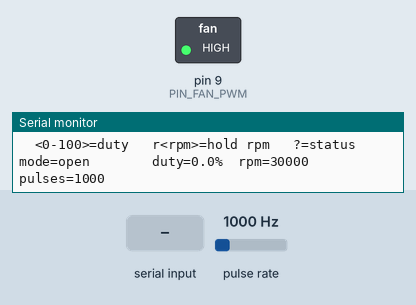
Simulated run of this sketch. Board: Arduino Nano, built with avr-gcc and run on an emulated ATmega328P. On the bench: switched loads named in the sketch (green lamp = pin HIGH), the last lines printed to the serial monitor. Wiring (inferred from the names in the program): pulse sensor: data pin 2. Inputs (shaded band) come from the test bench; at power-on: pulse rate 1000 Hz.

Above: at 1.2 s.
1.3 s: "90,45\n" received over Serial
At 1.6 s:
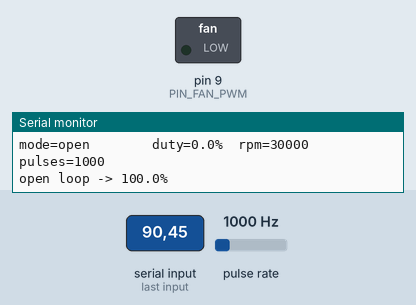
2.8 s: "5\n" received over Serial
At 4.0 s:
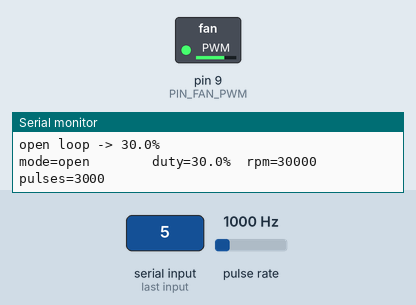
4.3 s: "0\n" received over Serial
At 5.1 s:
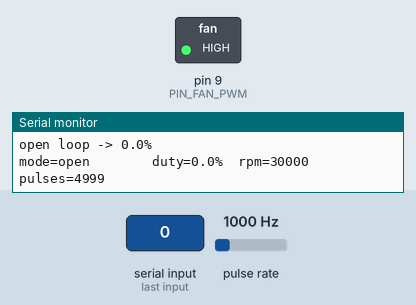
Timing chart, 0 to 7.3 s (numbered marks = the images above; inputs shaded):
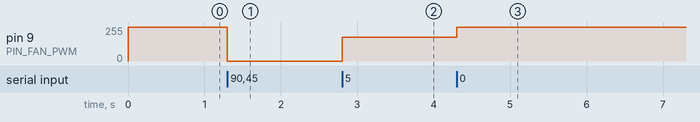

Measured:
- after the input at 1.3 s, pin 9 (PIN_FAN_PWM): 255/255 → 0/255 at once
- after the input at 2.8 s, pin 9 (PIN_FAN_PWM): 0/255 → 179/255 at once
- after the input at 4.3 s, pin 9 (PIN_FAN_PWM): 179/255 → 255/255 at once

The sketch:

FanPwmTach.ino
```cpp
/*
 * FanPwmTach - 4-wire PC fan control + tachometer for the classic Arduino Nano
 *
 *   D9   fan PWM out -> N-MOSFET module signal +   (Timer1 OC1A, 25.000 kHz)
 *   D2   tach in     <- PC817 module OUT           (INT0, falling edge)
 *   5V   -> PC817 VCC
 *   GND  -> PC817 GND, N-MOSFET signal -, PSU/fan GND
 *
 * Timer1 is reclaimed for the fan carrier, which costs analogWrite() on D10
 * and the Servo library. Timer0 (millis/micros) and Timer2 (tone, D3/D11)
 * are left alone.
 *
 * Serial @ 115200:
 *   <0-100>    set duty directly, open loop
 *   r<rpm>     hold that RPM, closed loop  (r0 returns to open loop)
 *   ?          print status now
 */

#include <Arduino.h>
#include <util/atomic.h>

/* ---- configuration ----------------------------------------------------- */

static const uint8_t PIN_FAN_PWM = 9;   /* OC1A */
static const uint8_t PIN_TACH    = 2;   /* INT0 */

/* fast PWM, TOP = ICR1, prescaler 1:  16 MHz / (1 * (639+1)) = 25.000 kHz */
static const uint16_t PWM_TOP = 639;

static const uint8_t PULSES_PER_REV = 2;

/*
 * The low-side MOSFET pulls the fan's internally pulled-up PWM line to GND,
 * so the gate drive is inverted: gate high = fan line low = fan commanded 0%.
 * Set false only if the fan PWM pin is ever driven push-pull instead.
 */
static const bool INVERT_DRIVE = true;

/*
 * Below ~30% the fan clamps to its own minimum: 20% and 30% both settle at
 * ~533 RPM, so lower duty buys no control authority. Anything in 1..MIN_DUTY-1
 * is lifted here. 0 is deliberately left alone and means off - holding the PWM
 * line at DC ground stops this fan completely.
 */
static const uint8_t MIN_DUTY = 30;

/*
 * The plant is nonlinear: measured gain runs ~75 RPM per % duty around 30-40%
 * but only ~23 RPM per % around 80-90%, so there is no single deadbeat value -
 * it ranges from 1/75 = 0.013 to 1/23 = 0.043. Kp is set below the whole range
 * so the loop cannot hunt in the high-gain region, which necessarily leaves it
 * conservative up top. rpm is also an average over the previous second, so the
 * proportional term always acts on a stale measurement, which is a second
 * reason to keep Kp small. The integral does the real work and is what pins
 * the steady-state error to ~0.
 *
 * Consequence to expect: low targets settle briskly, high targets crawl the
 * last few percent. Gain scheduling on duty would fix that if it matters.
 */
static const float CTRL_KP = 0.010f;    /* %duty per RPM            */
static const float CTRL_KI = 0.006f;    /* %duty per RPM per second */

static const uint16_t TACH_MIN_EDGE_US = 500;        /* opto glitch reject */
static const uint32_t TACH_TIMEOUT_US  = 1500000UL;  /* silence => 0 RPM */
static const uint16_t REPORT_MS        = 1000;

/* ---- tach state, shared ISR <-> loop ----------------------------------- */

static volatile uint32_t v_lastEdgeUs    = 0;
static volatile uint32_t v_intervalSumUs = 0;
static volatile uint16_t v_intervalCount = 0;
static volatile uint32_t v_totalPulses   = 0;
static volatile bool     v_haveFirstEdge = false;

static float    s_fanPercent   = 0.0f;  /* fractional: see applyFanPercent */
static uint32_t s_lastReportMs = 0;

static uint16_t s_targetRpm = 0;        /* 0 = open loop */
static float    s_integral  = 0.0f;

/* ---- tach -------------------------------------------------------------- */

static void tachIsr(void)
{
  uint32_t now = micros();
  uint32_t dt  = now - v_lastEdgeUs;

  if (v_haveFirstEdge) {
    if (dt < TACH_MIN_EDGE_US) return;   /* ringing: hold off, keep lastEdge */
    if (dt <= TACH_TIMEOUT_US) {         /* skip the gap after a stall */
      v_intervalSumUs += dt;
      v_intervalCount++;
    }
  }
  v_haveFirstEdge = true;
  v_lastEdgeUs    = now;
  v_totalPulses++;
}

static void tachBegin(void)
{
  pinMode(PIN_TACH, INPUT_PULLUP);     /* opto output may be open-collector */
  attachInterrupt(digitalPinToInterrupt(PIN_TACH), tachIsr, FALLING);
}

static uint32_t readRpm(void)
{
  uint32_t sum, last;
  uint16_t cnt;

  ATOMIC_BLOCK(ATOMIC_RESTORESTATE) {
    sum  = v_intervalSumUs;
    cnt  = v_intervalCount;
    last = v_lastEdgeUs;
    v_intervalSumUs = 0;
    v_intervalCount = 0;
  }

  if (cnt == 0) return 0;
  if ((uint32_t)(micros() - last) > TACH_TIMEOUT_US) return 0;

  uint32_t avgUs = sum / cnt;
  if (avgUs == 0) return 0;

  return 60000000UL / (avgUs * PULSES_PER_REV);
}

/* ---- fan PWM ----------------------------------------------------------- */

static void fanPwmBegin(void)
{
  pinMode(PIN_FAN_PWM, OUTPUT);
  digitalWrite(PIN_FAN_PWM, LOW);

  TCCR1A = 0;
  TCCR1B = 0;
  TCNT1  = 0;
  ICR1   = PWM_TOP;
  OCR1A  = 0;

  /* mode 14: fast PWM, TOP = ICR1; OC1A non-inverting; prescaler 1 */
  TCCR1A = _BV(WGM11);
  TCCR1B = _BV(WGM13) | _BV(WGM12) | _BV(CS10);
}

/* raw compare value for the Nano pin itself, 0..PWM_TOP+1, after inversion */
static void applyPinCount(uint16_t cnt)
{
  if (cnt == 0 || cnt > PWM_TOP) {
    TCCR1A &= ~_BV(COM1A1);           /* detach OC1A and hold the rail, so */
    digitalWrite(PIN_FAN_PWM, cnt ? HIGH : LOW);  /* 0% has no output spike */
    return;
  }
  /* 16-bit write: keep it out of reach of the tach ISR */
  ATOMIC_BLOCK(ATOMIC_RESTORESTATE) { OCR1A = cnt; }
  TCCR1A |= _BV(COM1A1);
}

/*
 * Raw setter, no stall clamp - the controller clamps for itself. Duty is kept
 * fractional and converted straight to timer counts: rounding to whole percent
 * would waste 639 of the 640 available steps down to 101, and at the measured
 * 23-75 RPM per percent that quantization alone would put a floor of roughly
 * +-12 to +-38 RPM under the closed loop.
 */
static void applyFanPercent(float pct)
{
  if (pct < 0.0f)   pct = 0.0f;
  if (pct > 100.0f) pct = 100.0f;
  s_fanPercent = pct;

  float pin = INVERT_DRIVE ? (100.0f - pct) : pct;
  applyPinCount((uint16_t)(pin * (float)(PWM_TOP + 1) / 100.0f + 0.5f));
}

/* ---- control ----------------------------------------------------------- */

static void setOpenLoop(float pct)
{
  s_targetRpm = 0;
  if (pct > 0.0f && pct < (float)MIN_DUTY) {
    Serial.print(F("note: "));
    Serial.print(pct, 1);
    Serial.print(F("% is in the stall band, lifting to "));
    Serial.print(MIN_DUTY);
    Serial.println(F("%"));
    pct = (float)MIN_DUTY;
  }
  applyFanPercent(pct);
  Serial.print(F("open loop -> "));
  Serial.print(s_fanPercent, 1);
  Serial.println(F("%"));
}

static void setTargetRpm(uint16_t rpm)
{
  if (rpm == 0) { setOpenLoop(s_fanPercent); return; }

  s_targetRpm = rpm;
  /* bumpless transfer: seed the integrator so output starts at the duty
   * already being applied, instead of jumping to the clamp */
  s_integral = s_fanPercent / CTRL_KI;

  Serial.print(F("closed loop -> "));
  Serial.print(rpm);
  Serial.println(F(" rpm"));
}

static void controlTick(uint32_t rpm)
{
  if (s_targetRpm == 0) return;

  float err = (float)s_targetRpm - (float)rpm;
  s_integral += err * (REPORT_MS / 1000.0f);

  /* hold the integral where Ki*integral still lands inside 0..100% */
  const float iMax = 100.0f / CTRL_KI;
  if (s_integral > iMax) s_integral = iMax;
  if (s_integral < 0.0f) s_integral = 0.0f;

  float duty = CTRL_KP * err + CTRL_KI * s_integral;
  if (duty < (float)MIN_DUTY) duty = (float)MIN_DUTY;
  if (duty > 100.0f)          duty = 100.0f;

  applyFanPercent(duty);
}

/* ---- serial ------------------------------------------------------------ */

static void report(uint32_t rpm)
{
  uint32_t pulses;
  ATOMIC_BLOCK(ATOMIC_RESTORESTATE) { pulses = v_totalPulses; }

  if (s_targetRpm) {
    Serial.print(F("mode=rpm tgt="));
    Serial.print(s_targetRpm);
  } else {
    Serial.print(F("mode=open      "));
  }
  Serial.print(F("  duty="));
  Serial.print(s_fanPercent, 1);
  Serial.print(F("%  rpm="));
  Serial.print(rpm);
  Serial.print(F("  pulses="));
  Serial.println(pulses);
}

static void handleSerial(void)
{
  static uint16_t val    = 0;
  static bool     digits = false;
  static bool     rpmCmd = false;

  while (Serial.available()) {
    int c = Serial.read();

    if (c == 'r' || c == 'R') {
      rpmCmd = true; val = 0; digits = false;
    } else if (c >= '0' && c <= '9') {
      val = val * 10 + (uint16_t)(c - '0');
      if (val > 20000) val = 20000;
      digits = true;
    } else if (c == '?') {
      report(readRpm());
    } else if (c == '\n' || c == '\r') {
      if (digits) {
        if (rpmCmd) setTargetRpm(val);
        else        setOpenLoop((float)(val > 100 ? 100 : val));
      }
      val = 0; digits = false; rpmCmd = false;
    }
  }
}

/* ---- main -------------------------------------------------------------- */

void setup(void)
{
  Serial.begin(115200);
  fanPwmBegin();
  tachBegin();
  applyFanPercent(0);

  Serial.println(F("FanPwmTach ready"));
  Serial.println(F("  PWM  D9 @ 25.000 kHz (Timer1 OC1A, 640 steps)"));
  Serial.println(F("  tach D2 @ 2 pulses/rev (INT0, falling)"));
  Serial.print  (F("  min duty "));
  Serial.print(MIN_DUTY);
  Serial.println(F("% (below this the fan stalls)"));
  Serial.println(F("  <0-100>=duty   r<rpm>=hold rpm   ?=status"));
}

void loop(void)
{
  handleSerial();

  uint32_t now = millis();
  if (now - s_lastReportMs >= REPORT_MS) {
    s_lastReportMs = now;
    uint32_t rpm = readRpm();
    controlTick(rpm);
    report(rpm);
  }
}
```
